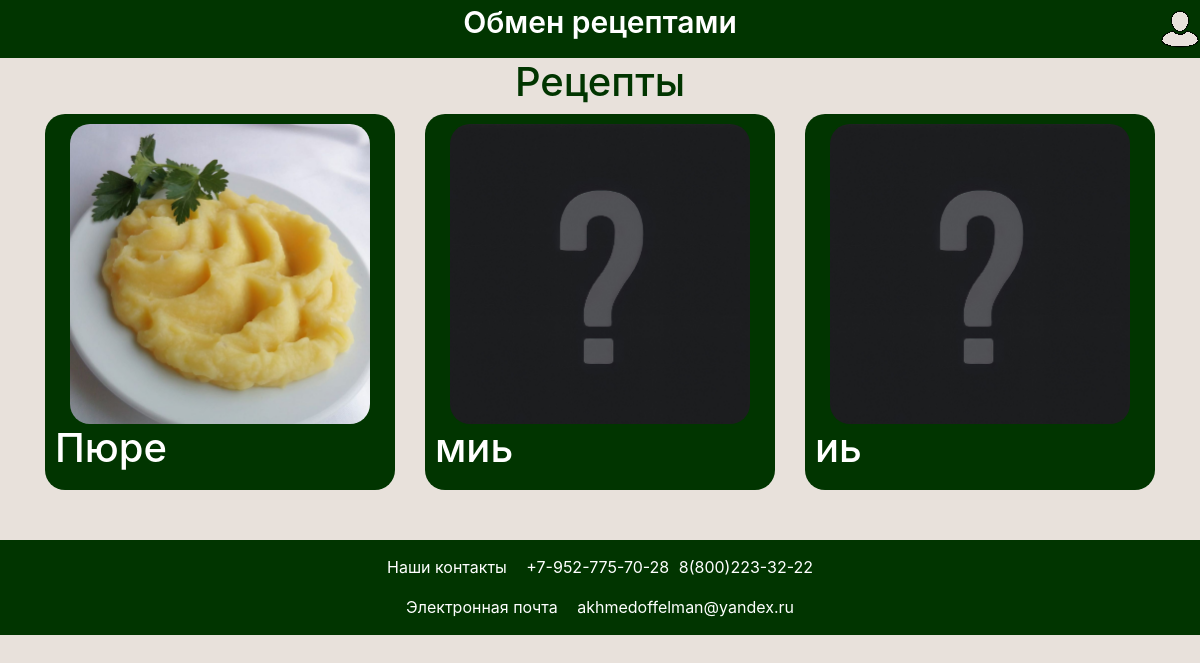
The page / (signed in) on the database its author committed.
### data/recipe_model.py (models this page shows)
class Recipe(SqlAlchemyBase, SerializerMixin):
    __tablename__ = 'recipes'
    id = sqlalchemy.Column(sqlalchemy.Integer,
                           primary_key=True, autoincrement=True)
    title = sqlalchemy.Column(sqlalchemy.String, nullable=True)
    dish_image = sqlalchemy.Column(sqlalchemy.String,
                                   nullable=True)
    content = sqlalchemy.Column(sqlalchemy.String, nullable=True)
    created_date = sqlalchemy.Column(sqlalchemy.String,
                                     default=datetime.datetime.now().strftime("%B %d, %Y"))
    is_private = sqlalchemy.Column(sqlalchemy.Boolean, default=True)
    user_id = sqlalchemy.Column(sqlalchemy.Integer,
                                sqlalchemy.ForeignKey("users.id"))
    user = orm.relationship('User')

### main.py (the view)
@app.route("/")
def index():
    db_sess = create_session()
    recipes = db_sess.query(Recipe).filter(Recipe.is_private == 0)
    return render_template("index.html", title="Главная", recipes=recipes)

### data/db_session.py (called while the page is built)
def create_session() -> Session:
    global __factory
    return __factory()

### main.py (called while the page is built)
@login_manager.user_loader
def load_user(user_id):
    db_sess = create_session()
    return db_sess.query(User).get(user_id)

### templates/index.html (shortened to what this page needs)
{% extends "base.html" %}
{% block styles %}
<link rel="stylesheet" type="text/css" href="{{ url_for('static', filename='css/index.css') }}">
{% endblock %}
{% block content %}
<div class="index_header">
    <h1>Рецепты</h1>
</div>
<div class="all_recipes">
    {% for recipe in recipes %}
    <div class="recipe">
        <div class="recipe_img_box">
            <img class="recipe_img" src="static/users_img/{{ recipe.dish_image }}" width="300" height="300"
                 onerror="this.src='static/img/default_image.jpg';">
        </div>
        <div class="recipe-content">
            <div class="recipe-title"><h1 class="recipe-title"><a href="/recipe/{{ recipe.id }}">{{ recipe.title }}</a>
            </h1></div>
        </div>
    </div>
    {% endfor %}
</div>
{% endblock %}

### static/css/index.css (style rules this page uses)
.index_header { text-align: center; }
.all_recipes { display: grid; grid-template-columns: repeat(auto-fill, minmax(30%, 1fr)); gap: 30px; }
.recipe { background-color: #013500; border-radius: 20px; width: 350px; padding: 10px; }
.recipe_img_box { display: flex; justify-content: center; }
.recipe_img { border-radius: 20px; }
.recipe-title { color: white; }
.recipe-title a { color: white; }

### static/css/base.css (style rules this page uses)
body { background-color: #E8E1DB; }

### rows shown on the page
Recipe: dish_image (picture), title "Пюре"
Recipe: title "миь"
Recipe: title "иь"
